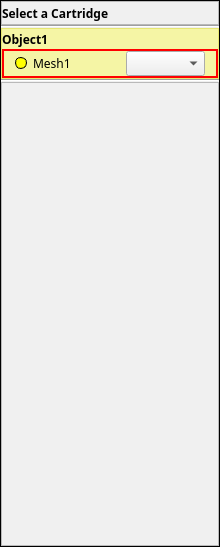
<?xml version="1.0" encoding="UTF-8"?>
<ui version="4.0">
 <class>SelectCartridgeDialog</class>
 <widget class="QDialog" name="SelectCartridgeDialog">
  <property name="geometry">
   <rect>
    <x>0</x>
    <y>0</y>
    <width>220</width>
    <height>547</height>
   </rect>
  </property>
  <property name="maximumSize">
   <size>
    <width>16777215</width>
    <height>16777209</height>
   </size>
  </property>
  <property name="windowTitle">
   <string notr="true">SelectCartridgeDialog</string>
  </property>
  <property name="styleSheet">
   <string notr="true"/>
  </property>
  <layout class="QVBoxLayout" name="verticalLayout">
   <property name="spacing">
    <number>0</number>
   </property>
   <property name="leftMargin">
    <number>0</number>
   </property>
   <property name="topMargin">
    <number>0</number>
   </property>
   <property name="rightMargin">
    <number>0</number>
   </property>
   <property name="bottomMargin">
    <number>0</number>
   </property>
   <item>
    <widget class="QFrame" name="frame">
     <property name="font">
      <font>
       <family>맑은 고딕</family>
       <pointsize>9</pointsize>
       <weight>50</weight>
       <bold>false</bold>
      </font>
     </property>
     <property name="styleSheet">
      <string notr="true">
        #header,#body,#body_spacer
        {
        background-color: rgb(240,240,240);
        }
      </string>
     </property>
     <property name="frameShape">
      <enum>QFrame::Box</enum>
     </property>
     <property name="frameShadow">
      <enum>QFrame::Plain</enum>
     </property>
     <layout class="QVBoxLayout" name="verticalLayout_2">
      <property name="spacing">
       <number>0</number>
      </property>
      <property name="leftMargin">
       <number>0</number>
      </property>
      <property name="topMargin">
       <number>0</number>
      </property>
      <property name="rightMargin">
       <number>0</number>
      </property>
      <property name="bottomMargin">
       <number>0</number>
      </property>
      <item>
       <widget class="QFrame" name="header">
        <property name="maximumSize">
         <size>
          <width>16777215</width>
          <height>24</height>
         </size>
        </property>
        <property name="font">
         <font>
          <family>맑은 고딕</family>
          <pointsize>9</pointsize>
          <weight>50</weight>
          <bold>false</bold>
         </font>
        </property>
        <property name="frameShape">
         <enum>QFrame::StyledPanel</enum>
        </property>
        <property name="frameShadow">
         <enum>QFrame::Raised</enum>
        </property>
        <layout class="QHBoxLayout" name="horizontalLayout">
         <property name="spacing">
          <number>0</number>
         </property>
         <property name="leftMargin">
          <number>0</number>
         </property>
         <property name="topMargin">
          <number>0</number>
         </property>
         <property name="rightMargin">
          <number>0</number>
         </property>
         <property name="bottomMargin">
          <number>0</number>
         </property>
         <item>
          <widget class="QLabel" name="label">
           <property name="sizePolicy">
            <sizepolicy hsizetype="Expanding" vsizetype="Preferred">
             <horstretch>0</horstretch>
             <verstretch>0</verstretch>
            </sizepolicy>
           </property>
           <property name="font">
            <font>
             <family>맑은 고딕</family>
             <pointsize>9</pointsize>
             <weight>75</weight>
             <bold>true</bold>
            </font>
           </property>
           <property name="lineWidth">
            <number>0</number>
           </property>
           <property name="text">
            <string>Select a Cartridge</string>
           </property>
           <property name="wordWrap">
            <bool>true</bool>
           </property>
          </widget>
         </item>
         <item>
          <spacer name="horizontalSpacer">
           <property name="font">
            <font>
             <family>맑은 고딕</family>
             <pointsize>9</pointsize>
             <weight>50</weight>
             <bold>false</bold>
            </font>
           </property>
           <property name="orientation">
            <enum>Qt::Horizontal</enum>
           </property>
           <property name="sizeType">
            <enum>QSizePolicy::Fixed</enum>
           </property>
           <property name="sizeHint" stdset="0">
            <size>
             <width>5</width>
             <height>19</height>
            </size>
           </property>
          </spacer>
         </item>
         <item>
          <widget class="QPushButton" name="pushButton_cartridgeInfo">
           <property name="maximumSize">
            <size>
             <width>24</width>
             <height>24</height>
            </size>
           </property>
           <property name="font">
            <font>
             <family>맑은 고딕</family>
             <pointsize>9</pointsize>
             <weight>50</weight>
             <bold>false</bold>
            </font>
           </property>
           <property name="text">
            <string/>
           </property>
           <property name="icon">
            <iconset resource="rodinP.qrc">
             <normaloff>:/rodinP/Resources/info.png</normaloff>:/rodinP/Resources/info.png</iconset>
           </property>
           <property name="flat">
            <bool>true</bool>
           </property>
          </widget>
         </item>
        </layout>
       </widget>
      </item>
      <item>
       <widget class="Line" name="line">
        <property name="font">
         <font>
          <family>맑은 고딕</family>
          <pointsize>9</pointsize>
          <weight>50</weight>
          <bold>false</bold>
         </font>
        </property>
        <property name="styleSheet">
         <string notr="true"/>
        </property>
        <property name="frameShadow">
         <enum>QFrame::Sunken</enum>
        </property>
        <property name="orientation">
         <enum>Qt::Horizontal</enum>
        </property>
       </widget>
      </item>
      <item>
       <widget class="QScrollArea" name="scrollArea_main">
        <property name="font">
         <font>
          <family>맑은 고딕</family>
          <pointsize>9</pointsize>
          <weight>50</weight>
          <bold>false</bold>
         </font>
        </property>
        <property name="styleSheet">
         <string notr="true">QScrollArea { background: transparent; }</string>
        </property>
        <property name="frameShape">
         <enum>QFrame::NoFrame</enum>
        </property>
        <property name="frameShadow">
         <enum>QFrame::Plain</enum>
        </property>
        <property name="lineWidth">
         <number>0</number>
        </property>
        <property name="widgetResizable">
         <bool>true</bool>
        </property>
        <widget class="QWidget" name="scrollAreaWidgetContents">
         <property name="geometry">
          <rect>
           <x>0</x>
           <y>0</y>
           <width>218</width>
           <height>518</height>
          </rect>
         </property>
         <property name="styleSheet">
          <string notr="true">#scrollAreaWidgetContents { background: transparent; }</string>
         </property>
         <layout class="QVBoxLayout" name="verticalLayout_3">
          <property name="spacing">
           <number>0</number>
          </property>
          <property name="leftMargin">
           <number>0</number>
          </property>
          <property name="topMargin">
           <number>0</number>
          </property>
          <property name="rightMargin">
           <number>0</number>
          </property>
          <property name="bottomMargin">
           <number>0</number>
          </property>
          <item>
           <widget class="QFrame" name="body">
            <property name="font">
             <font>
              <family>맑은 고딕</family>
              <pointsize>9</pointsize>
              <weight>50</weight>
              <bold>false</bold>
             </font>
            </property>
            <property name="styleSheet">
             <string notr="true">#objectFrame
{
	background-color: rgba(255, 255, 0, 80);
}</string>
            </property>
            <property name="frameShape">
             <enum>QFrame::Box</enum>
            </property>
            <property name="frameShadow">
             <enum>QFrame::Plain</enum>
            </property>
            <property name="lineWidth">
             <number>0</number>
            </property>
            <layout class="QVBoxLayout" name="verticalBodyLayout">
             <property name="spacing">
              <number>0</number>
             </property>
             <property name="leftMargin">
              <number>0</number>
             </property>
             <property name="topMargin">
              <number>0</number>
             </property>
             <property name="rightMargin">
              <number>0</number>
             </property>
             <property name="bottomMargin">
              <number>0</number>
             </property>
             <item>
              <widget class="QFrame" name="objectFrame">
               <property name="font">
                <font>
                 <family>맑은 고딕</family>
                 <pointsize>9</pointsize>
                 <weight>50</weight>
                 <bold>false</bold>
                </font>
               </property>
               <property name="frameShape">
                <enum>QFrame::StyledPanel</enum>
               </property>
               <property name="frameShadow">
                <enum>QFrame::Raised</enum>
               </property>
               <layout class="QVBoxLayout" name="verticalObject">
                <property name="spacing">
                 <number>0</number>
                </property>
                <property name="leftMargin">
                 <number>0</number>
                </property>
                <property name="topMargin">
                 <number>0</number>
                </property>
                <property name="rightMargin">
                 <number>0</number>
                </property>
                <property name="bottomMargin">
                 <number>0</number>
                </property>
                <item>
                 <widget class="QLabel" name="object_name">
                  <property name="minimumSize">
                   <size>
                    <width>0</width>
                    <height>20</height>
                   </size>
                  </property>
                  <property name="font">
                   <font>
                    <family>맑은 고딕</family>
                    <pointsize>9</pointsize>
                    <weight>75</weight>
                    <bold>true</bold>
                   </font>
                  </property>
                  <property name="text">
                   <string notr="true">Object1</string>
                  </property>
                  <property name="margin">
                   <number>3</number>
                  </property>
                 </widget>
                </item>
                <item>
                 <widget class="QFrame" name="mesh_frame">
                  <property name="font">
                   <font>
                    <family>맑은 고딕</family>
                    <pointsize>9</pointsize>
                    <weight>50</weight>
                    <bold>false</bold>
                   </font>
                  </property>
                  <property name="autoFillBackground">
                   <bool>false</bool>
                  </property>
                  <property name="styleSheet">
                   <string notr="true">#mesh_frame{
border-width: 2px;
border-color: rgb(255, 0, 0);
border-style: solid;
}</string>
                  </property>
                  <property name="frameShape">
                   <enum>QFrame::StyledPanel</enum>
                  </property>
                  <property name="frameShadow">
                   <enum>QFrame::Plain</enum>
                  </property>
                  <layout class="QHBoxLayout" name="horizontalMesh">
                   <property name="topMargin">
                    <number>0</number>
                   </property>
                   <property name="bottomMargin">
                    <number>0</number>
                   </property>
                   <item>
                    <widget class="QFrame" name="selectedInfo">
                     <property name="sizePolicy">
                      <sizepolicy hsizetype="Fixed" vsizetype="Fixed">
                       <horstretch>0</horstretch>
                       <verstretch>0</verstretch>
                      </sizepolicy>
                     </property>
                     <property name="minimumSize">
                      <size>
                       <width>12</width>
                       <height>12</height>
                      </size>
                     </property>
                     <property name="maximumSize">
                      <size>
                       <width>12</width>
                       <height>12</height>
                      </size>
                     </property>
                     <property name="font">
                      <font>
                       <family>맑은 고딕</family>
                       <pointsize>9</pointsize>
                       <weight>50</weight>
                       <bold>false</bold>
                      </font>
                     </property>
                     <property name="styleSheet">
                      <string notr="true">background-color: rgb(255, 255, 0);
image: url(:/rodinP/Resources/check.png);
border-radius: 6px;
border-style: solid;
border-width: 1px;
border-color: rgb(0,0,0);</string>
                     </property>
                     <property name="frameShape">
                      <enum>QFrame::Box</enum>
                     </property>
                     <property name="frameShadow">
                      <enum>QFrame::Plain</enum>
                     </property>
                     <property name="lineWidth">
                      <number>1</number>
                     </property>
                    </widget>
                   </item>
                   <item>
                    <widget class="QLabel" name="mesh">
                     <property name="sizePolicy">
                      <sizepolicy hsizetype="Expanding" vsizetype="Preferred">
                       <horstretch>0</horstretch>
                       <verstretch>0</verstretch>
                      </sizepolicy>
                     </property>
                     <property name="font">
                      <font>
                       <family>맑은 고딕</family>
                       <pointsize>9</pointsize>
                       <weight>50</weight>
                       <bold>false</bold>
                      </font>
                     </property>
                     <property name="text">
                      <string notr="true">Mesh1</string>
                     </property>
                    </widget>
                   </item>
                   <item>
                    <widget class="QComboBox" name="selectCart">
                     <property name="font">
                      <font>
                       <family>맑은 고딕</family>
                       <pointsize>9</pointsize>
                       <weight>75</weight>
                       <bold>true</bold>
                      </font>
                     </property>
                    </widget>
                   </item>
                  </layout>
                 </widget>
                </item>
               </layout>
              </widget>
             </item>
             <item>
              <widget class="Line" name="object_line">
               <property name="font">
                <font>
                 <family>맑은 고딕</family>
                 <pointsize>9</pointsize>
                 <weight>50</weight>
                 <bold>false</bold>
                </font>
               </property>
               <property name="styleSheet">
                <string notr="true"/>
               </property>
               <property name="frameShadow">
                <enum>QFrame::Sunken</enum>
               </property>
               <property name="orientation">
                <enum>Qt::Horizontal</enum>
               </property>
              </widget>
             </item>
            </layout>
           </widget>
          </item>
          <item>
           <widget class="QFrame" name="body_spacer">
            <property name="sizePolicy">
             <sizepolicy hsizetype="Preferred" vsizetype="Expanding">
              <horstretch>0</horstretch>
              <verstretch>0</verstretch>
             </sizepolicy>
            </property>
            <property name="font">
             <font>
              <family>맑은 고딕</family>
              <pointsize>9</pointsize>
              <weight>50</weight>
              <bold>false</bold>
             </font>
            </property>
            <property name="frameShape">
             <enum>QFrame::StyledPanel</enum>
            </property>
            <property name="frameShadow">
             <enum>QFrame::Raised</enum>
            </property>
           </widget>
          </item>
         </layout>
        </widget>
       </widget>
      </item>
     </layout>
    </widget>
   </item>
  </layout>
 </widget>
 <layoutdefault spacing="6" margin="11"/>
 <resources>
  <include location="rodinP.qrc"/>
 </resources>
 <connections/>
</ui>
